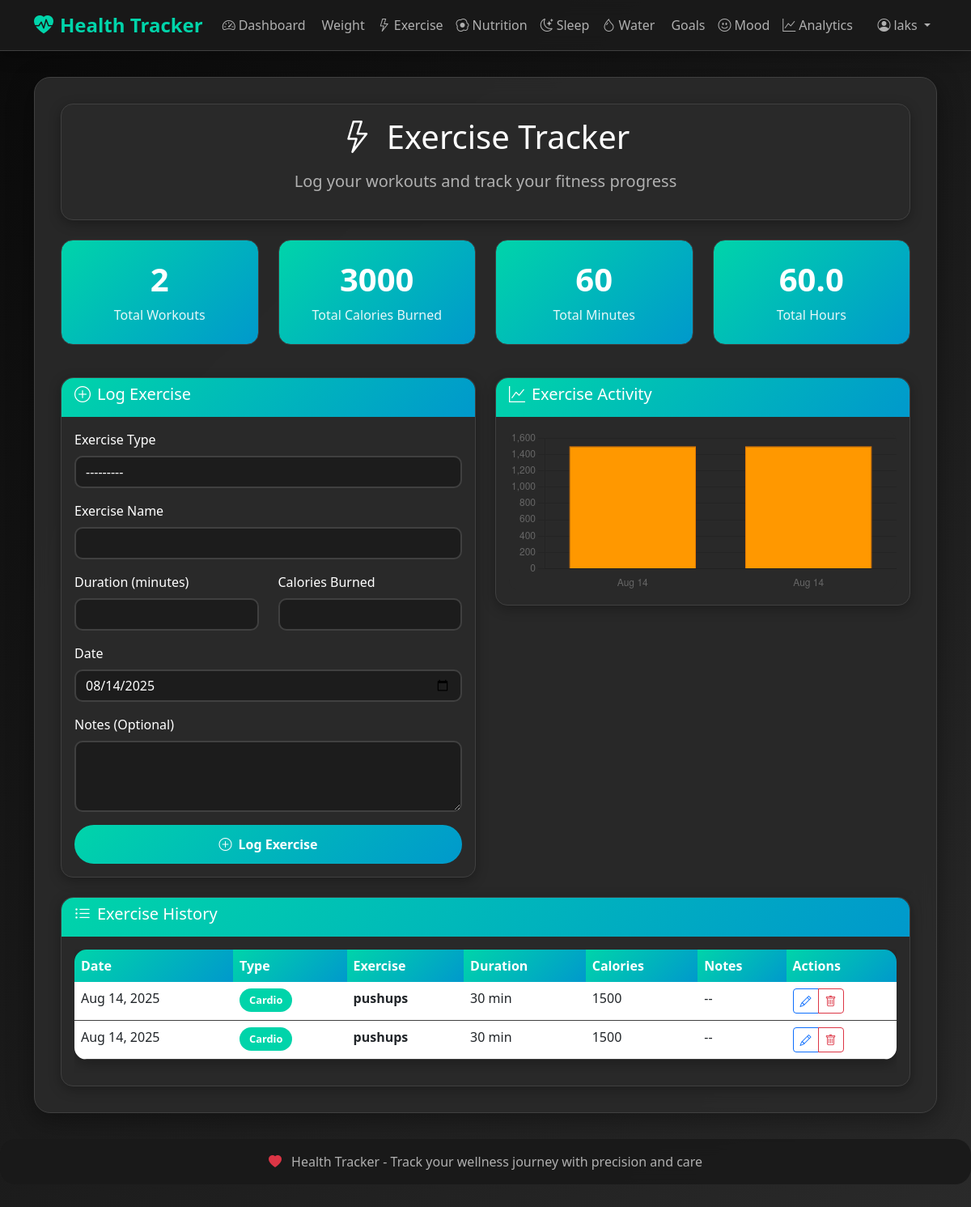
The page /exercise/ (signed in) on the database its author committed.
### tracker/models.py (models this page shows, shortened)
class Exercise(models.Model):
    EXERCISE_TYPES = [
        ('cardio', 'Cardio'),
        ('strength', 'Strength Training'),
        ('flexibility', 'Flexibility'),
        ('sports', 'Sports'),
        ('other', 'Other')
    ]
    user = models.ForeignKey(User, on_delete=models.CASCADE)
    exercise_type = models.CharField(max_length=20, choices=EXERCISE_TYPES)
    name = models.CharField(max_length=100)
    duration = models.PositiveIntegerField(help_text="Duration in minutes")
    calories_burned = models.PositiveIntegerField(help_text="Calories burned")
    date = models.DateField(default=timezone.now)
    notes = models.TextField(blank=True)
    created_at = models.DateTimeField(auto_now_add=True)
    class Meta:
        ordering = ['-date']

### tracker/views.py (the view)
# urls.py: path('exercise/', views.exercise_tracker, name='exercise_tracker'),
@login_required
def exercise_tracker(request):
    if request.method == 'POST':
        form = ExerciseForm(request.POST)
        if form.is_valid():
            exercise = form.save(commit=False)
            exercise.user = request.user
            exercise.save()
            messages.success(request, 'Exercise logged successfully!')
            return redirect('tracker:exercise_tracker')
    else:
        form = ExerciseForm()
    exercises = Exercise.objects.filter(user=request.user).order_by('-date')
    paginator = Paginator(exercises, 20)
    page_number = request.GET.get('page')
    page_obj = paginator.get_page(page_number)
    total_exercises = exercises.count()
    total_calories = exercises.aggregate(Sum('calories_burned'))['calories_burned__sum'] or 0
    total_duration = exercises.aggregate(Sum('duration'))['duration__sum'] or 0
    context = {
        'form': form,
        'page_obj': page_obj,
        'total_exercises': total_exercises,
        'total_calories': total_calories,
        'total_duration': total_duration,
    }
    return render(request, 'tracker/exercise_tracker.html', context)

### templates/tracker/exercise_tracker.html (shortened to what this page needs)
{% extends 'tracker/base.html' %}
{% block content %}
<div class="main-content">
    <div class="row mb-4">
        <div class="col-12">
            <div class="card">
                <div class="card-body text-center">
                    <h1 class="display-6 mb-3">
                        <i class="bi bi-lightning me-3"></i>Exercise Tracker
                    </h1>
                    <p class="lead text-muted">Log your workouts and track your fitness progress</p>
                </div>
            </div>
        </div>
    </div>
    <div class="row g-4 mb-4">
        <div class="col-md-3 col-sm-6">
            <div class="stats-card">
                <h3>{{ total_exercises|default:"0" }}</h3>
                <p>Total Workouts</p>
            </div>
        </div>
        <div class="col-md-3 col-sm-6">
            <div class="stats-card">
                <h3>{{ total_calories|default:"0" }}</h3>
                <p>Total Calories Burned</p>
            </div>
        </div>
        <div class="col-md-3 col-sm-6">
            <div class="stats-card">
                <h3>{{ total_duration|default:"0" }}</h3>
                <p>Total Minutes</p>
            </div>
        </div>
        <div class="col-md-3 col-sm-6">
            <div class="stats-card">
                <h3>{{ total_duration|default:"0"|floatformat:0|add:"0"|floatformat:1 }}</h3>
                <p>Total Hours</p>
            </div>
        </div>
    </div>
    <div class="row mb-4">
        <div class="col-lg-6">
            <div class="card">
                <div class="card-header">
                    <h5><i class="bi bi-plus-circle me-2"></i>Log Exercise</h5>
                </div>
                <div class="card-body">
                    <form method="post">
                        <div class="mb-3">
                            <label for="{{ form.exercise_type.id_for_label }}" class="form-label">Exercise Type</label>
                            {{ form.exercise_type }}
                        </div>
                        <div class="mb-3">
                            <label for="{{ form.name.id_for_label }}" class="form-label">Exercise Name</label>
                            {{ form.name }}
                        </div>
                        <div class="row">
                            <div class="col-md-6">
                                <div class="mb-3">
                                    <label for="{{ form.duration.id_for_label }}" class="form-label">Duration (minutes)</label>
                                    {{ form.duration }}
                                </div>
                            </div>
                            <div class="col-md-6">
                                <div class="mb-3">
                                    <label for="{{ form.calories_burned.id_for_label }}" class="form-label">Calories Burned</label>
                                    {{ form.calories_burned }}
                                </div>
                            </div>
                        </div>
                        <div class="mb-3">
                            <label for="{{ form.date.id_for_label }}" class="form-label">Date</label>
                            {{ form.date }}
                        </div>
                        <div class="mb-3">
                            <label for="{{ form.notes.id_for_label }}" class="form-label">Notes (Optional)</label>
                            {{ form.notes }}
                        </div>
                        <div class="d-grid">
                            <button type="submit" class="btn btn-primary">
                                <i class="bi bi-plus-circle me-2"></i>Log Exercise
                            </button>
                        </div>
                    </form>
                </div>
            </div>
        </div>
        <div class="col-lg-6">
            <div class="card">
                <div class="card-header">
                    <h5><i class="bi bi-graph-up me-2"></i>Exercise Activity</h5>
                </div>
                <div class="card-body">
                    <canvas id="exerciseChart" width="400" height="200"></canvas>
                </div>
            </div>
        </div>
    </div>
    <div class="row">
        <div class="col-12">
            <div class="card">
                <div class="card-header">
                    <h5><i class="bi bi-list-ul me-2"></i>Exercise History</h5>
                </div>
                <div class="card-body">
                    {% if page_obj %}
                        <div class="table-responsive">
                            <table class="table table-hover">
                                <thead>
                                    <tr>
                                        <th>Date</th>
                                        <th>Type</th>
                                        <th>Exercise</th>
                                        <th>Duration</th>
                                        <th>Calories</th>
                                        <th>Notes</th>
                                        <th>Actions</th>
                                    </tr>
                                </thead>
                                <tbody>
                                    {% for exercise in page_obj %}
                                    <tr>
                                        <td>{{ exercise.date|date:"M d, Y" }}</td>
                                        <td>
                                            <span class="badge bg-primary">{{ exercise.get_exercise_type_display }}</span>
                                        </td>
                                        <td><strong>{{ exercise.name }}</strong></td>
                                        <td>{{ exercise.duration }} min</td>
                                        <td>{{ exercise.calories_burned }}</td>
                                        <td>{{ exercise.notes|truncatechars:30|default:"--" }}</td>
                                        <td>
                                            <div class="btn-group" role="group">
                                                <a href="{% url 'tracker:edit_entry' 'exercise' exercise.id %}"
                                                   class="btn btn-sm btn-outline-primary">
                                                    <i class="bi bi-pencil"></i>
                                                </a>
                                                <a href="{% url 'tracker:delete_entry' 'exercise' exercise.id %}"
                                                   class="btn btn-sm btn-outline-danger">
                                                    <i class="bi bi-trash"></i>
                                                </a>
                                            </div>
                                        </td>
                                    </tr>
                                    {% endfor %}
                                </tbody>
                            </table>
                        </div>
                    {% else %}
                        <div class="text-center py-5">
                            <i class="bi bi-lightning text-muted" style="font-size: 4rem;"></i>
                            <h5 class="mt-3">No exercise logged yet</h5>
                            <p class="text-muted">Start tracking your workouts by logging your first exercise above.</p>
                        </div>
                    {% endif %}
                </div>
            </div>
        </div>
    </div>
</div>
<script>
document.addEventListener('DOMContentLoaded', function() {
    const ctx = document.getElementById('exerciseChart').getContext('2d');
    // Sample data - in a real app, this would come from the backend
    const exerciseData = [
        {% for exercise in page_obj|slice:":10" %}
        {
            x: '{{ exercise.date|date:"M d" }}',
            y: {{ exercise.calories_burned }}
        }{% if not forloop.last %},{% endif %}
        {% endfor %}
    ].reverse();
    if (exerciseData.length > 0) {
        new Chart(ctx, {
            type: 'bar',
            data: {
                labels: exerciseData.map(d => d.x),
                datasets: [{
                    label: 'Calories Burned',
                    data: exerciseData.map(d => d.y),
                    backgroundColor: '#FF9800',
                    borderColor: '#F57C00',
                    borderWidth: 1
                }]
            },
            options: {
                responsive: true,
                maintainAspectRatio: false,
                plugins: {
                    legend: {
                        display: false
                    }
                },
                scales: {
                    y: {
                        beginAtZero: true,
                        grid: {
                            color: 'rgba(0, 0, 0, 0.1)'
                        }
                    },
                    x: {
                        grid: {
                            display: false
                        }
                    }
                }
            }
        });
    }
});
</script>
{% endblock %}

### templates/tracker/base.html (shortened to what this page needs)
<!DOCTYPE html>
<html lang="en">
<head>
    <link href="https://cdn.jsdelivr.net/npm/bootstrap@5.3.0/dist/css/bootstrap.min.css" rel="stylesheet">
    <link href="https://cdn.jsdelivr.net/npm/bootstrap-icons@1.10.0/font/bootstrap-icons.css" rel="stylesheet">
    {% load static %}
    <link href="{% static 'css/style.css' %}" rel="stylesheet">
</head>
<body>
    <nav class="navbar navbar-expand-lg navbar-light">
        <div class="container">
            <a class="navbar-brand" href="{% url 'tracker:dashboard' %}">
                <i class="bi bi-heart-pulse-fill me-2"></i>Health Tracker
            </a>
            <div class="collapse navbar-collapse" id="navbarNav">
                {% if user.is_authenticated %}
                <ul class="navbar-nav me-auto">
                    <li class="nav-item">
                        <a class="nav-link" href="{% url 'tracker:dashboard' %}">
                            <i class="bi bi-speedometer2 me-1"></i>Dashboard
                        </a>
                    </li>
                    <li class="nav-item">
                        <a class="nav-link" href="{% url 'tracker:weight_tracker' %}">
                            Weight
                        </a>
                    </li>
                    <li class="nav-item">
                        <a class="nav-link" href="{% url 'tracker:exercise_tracker' %}">
                            <i class="bi bi-lightning me-1"></i>Exercise
                        </a>
                    </li>
                    <li class="nav-item">
                        <a class="nav-link" href="{% url 'tracker:nutrition_tracker' %}">
                            <i class="bi bi-egg-fried me-1"></i>Nutrition
                        </a>
                    </li>
                    <li class="nav-item">
                        <a class="nav-link" href="{% url 'tracker:sleep_tracker' %}">
                            <i class="bi bi-moon-stars me-1"></i>Sleep
                        </a>
                    </li>
                    <li class="nav-item">
                        <a class="nav-link" href="{% url 'tracker:water_tracker' %}">
                            <i class="bi bi-droplet me-1"></i>Water
                        </a>
                    </li>
                    <li class="nav-item">
                        <a class="nav-link" href="{% url 'tracker:goals' %}">
                            Goals
                        </a>
                    </li>
                    <li class="nav-item">
                        <a class="nav-link" href="{% url 'tracker:mood_tracker' %}">
                            <i class="bi bi-emoji-smile me-1"></i>Mood
                        </a>
                    </li>
                    <li class="nav-item">
                        <a class="nav-link" href="{% url 'tracker:analytics' %}">
                            <i class="bi bi-graph-up me-1"></i>Analytics
                        </a>
                    </li>
                </ul>
                <ul class="navbar-nav">
                    <li class="nav-item dropdown">
                        <a class="nav-link dropdown-toggle" href="#" id="navbarDropdown" role="button" data-bs-toggle="dropdown">
                            <i class="bi bi-person-circle me-1"></i>{{ user.username }}
                        </a>
                    </li>
                </ul>
                {% endif %}
            </div>
        </div>
    </nav>
    <div class="container">
        {% block content %}{% endblock %}
    </div>
    <footer class="footer">
        <div class="container">
            <p class="mb-0">
                <i class="bi bi-heart-fill text-danger me-2"></i>
                Health Tracker - Track your wellness journey with precision and care
            </p>
        </div>
    </footer>
</body>
</html>

### rows shown on the page
Exercise: date "Aug 14, 2025", exercise_type "Cardio", name "pushups", duration "30", calories_burned "1500", notes "--"
Exercise: date "Aug 14, 2025", exercise_type "Cardio", name "pushups", duration "30", calories_burned "1500", notes "--"

### other values the page prints
{{ user.username }} "laks"
{{ total_exercises|default:"0" }} "2"
{{ total_calories|default:"0" }} "3000"
{{ total_duration|default:"0" }} "60"
{{ total_duration|default:"0"|floatformat:0|add:"0"|floatformat:1 }} "60.0"
chart data {{ exercise.calories_burned }} 1500, 1500
